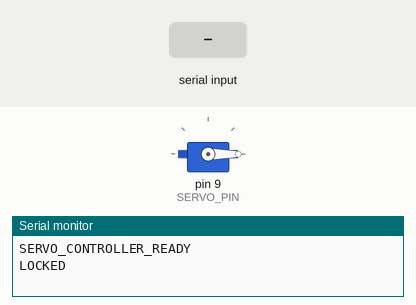
This sketch was run on a simulated Arduino Uno, built with avr-gcc and run on an emulated ATmega328P. On the bench: servo, the last lines printed to the serial monitor. The test bench sets the inputs (shaded band).

Above: at 1.7 s.
1.8 s: "UNLOCK\n" received over Serial
At 2.5 s:
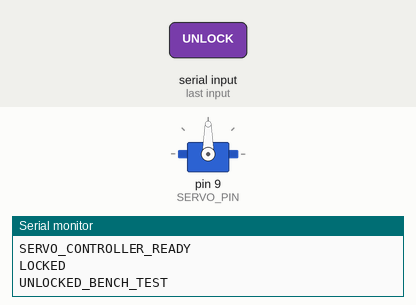
3.3 s: "LOCK\n" received over Serial
At 3.6 s:
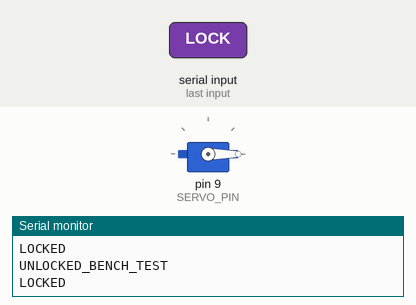
Timing chart, 0 to 6.3 s (numbered marks = the images above; inputs shaded):
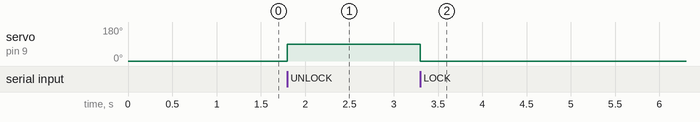

The sketch:

arduino_servo.ino
```cpp
// Arduino #2 — SG90 servo controller, COM11
// SG90 signal->D9, red->suitable 5V, brown/black->GND.
// Bench test only. Commands: LOCK or UNLOCK.
// Do not attach a real door latch to this test firmware.
#include <Servo.h>
Servo doorServo;
const int SERVO_PIN = 9;
void setup() {
  Serial.begin(115200);
  doorServo.attach(SERVO_PIN);
  doorServo.write(0);
  delay(500);
  Serial.println("SERVO_CONTROLLER_READY");
  Serial.println("LOCKED");
}
void loop() {
  if (Serial.available()) {
    String command = Serial.readStringUntil('\n');
    command.trim();
    command.toUpperCase();
    if (command == "LOCK") {
      doorServo.write(0);
      Serial.println("LOCKED");
    } else if (command == "UNLOCK") {
      doorServo.write(90);
      Serial.println("UNLOCKED_BENCH_TEST");
    } else {
      Serial.println("ERROR_UNKNOWN_COMMAND");
    }
  }
}
```

Measured:
- after the input at 1.8 s, servo on pin 9 (SERVO_PIN): 0° → 90° at once
- after the input at 3.3 s, servo on pin 9 (SERVO_PIN): 90° → 0° at once
